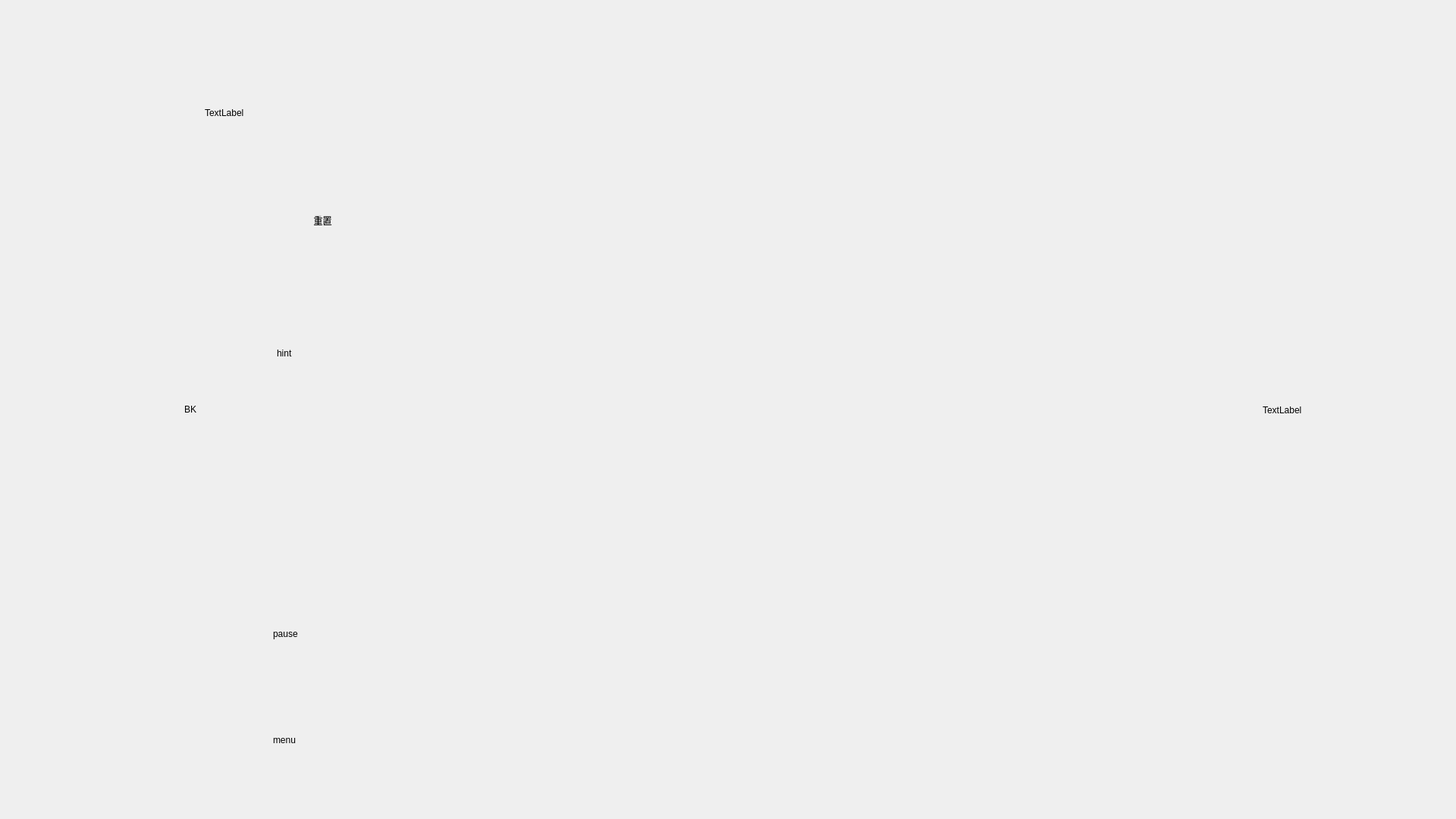
<?xml version="1.0" encoding="UTF-8"?>
<ui version="4.0">
 <class>GameWidget</class>
 <widget class="QWidget" name="GameWidget">
  <property name="geometry">
   <rect>
    <x>0</x>
    <y>0</y>
    <width>1920</width>
    <height>1080</height>
   </rect>
  </property>
  <property name="windowTitle">
   <string>Form</string>
  </property>
  <property name="styleSheet">
   <string notr="true"/>
  </property>
  <widget class="QLabel" name="scoreLbl">
   <property name="geometry">
    <rect>
     <x>270</x>
     <y>60</y>
     <width>327</width>
     <height>178</height>
    </rect>
   </property>
   <property name="styleSheet">
    <string notr="true">border-image: url(:/image/setting/score.png);</string>
   </property>
   <property name="text">
    <string>TextLabel</string>
   </property>
  </widget>
  <widget class="QLabel" name="reSetBtn">
   <property name="geometry">
    <rect>
     <x>365</x>
     <y>230</y>
     <width>121</width>
     <height>121</height>
    </rect>
   </property>
   <property name="styleSheet">
    <string notr="true">border-image: url(:/image/setting/reSetButton.png);
font: 20pt &quot;华文隶书&quot;;</string>
   </property>
   <property name="text">
    <string>重置</string>
   </property>
   <property name="alignment">
    <set>Qt::AlignCenter</set>
   </property>
  </widget>
  <widget class="QLabel" name="oriBkLbl">
   <property name="geometry">
    <rect>
     <x>243</x>
     <y>0</y>
     <width>1434</width>
     <height>1080</height>
    </rect>
   </property>
   <property name="text">
    <string>BK</string>
   </property>
  </widget>
  <widget class="QLabel" name="pauseLbl">
   <property name="geometry">
    <rect>
     <x>360</x>
     <y>790</y>
     <width>101</width>
     <height>91</height>
    </rect>
   </property>
   <property name="text">
    <string>pause</string>
   </property>
  </widget>
  <widget class="QLabel" name="menuLbl">
   <property name="geometry">
    <rect>
     <x>360</x>
     <y>930</y>
     <width>101</width>
     <height>91</height>
    </rect>
   </property>
   <property name="text">
    <string>menu</string>
   </property>
  </widget>
  <widget class="QLabel" name="hintLbl">
   <property name="geometry">
    <rect>
     <x>365</x>
     <y>420</y>
     <width>101</width>
     <height>91</height>
    </rect>
   </property>
   <property name="text">
    <string>hint</string>
   </property>
  </widget>
  <widget class="QLabel" name="boardLbl">
   <property name="geometry">
    <rect>
     <x>1665</x>
     <y>2</y>
     <width>1055</width>
     <height>1078</height>
    </rect>
   </property>
   <property name="text">
    <string>TextLabel</string>
   </property>
  </widget>
  <zorder>oriBkLbl</zorder>
  <zorder>scoreLbl</zorder>
  <zorder>reSetBtn</zorder>
  <zorder>pauseLbl</zorder>
  <zorder>menuLbl</zorder>
  <zorder>hintLbl</zorder>
  <zorder>boardLbl</zorder>
 </widget>
 <resources/>
 <connections/>
</ui>
